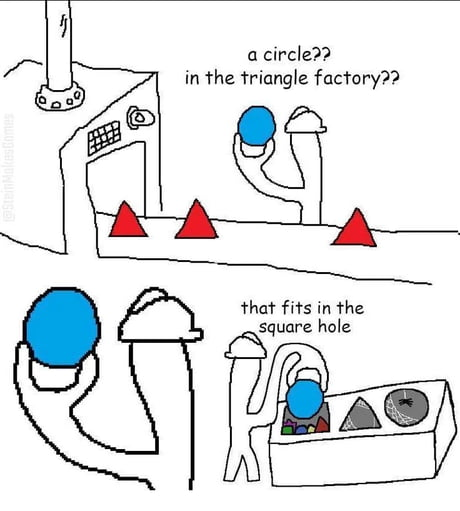
#> input picture 9gag_memes/meme_136.jpg, 460 x 511 px, found by its file name; its folder holds 4 pictures in this run
$ jupyter execute --allow-errors meme_hate_detection-final.ipynb   (shell and % lines are left out)
#> lines starting #> are read from the running program, lines starting #| are printed output that depends on the picture; after the words box and inside, x2 and y2 are one past the last pixel; in counts of white or black regions, pixels touching at a corner belong together
# 🧠 Multimodal Meme Hate Detection
Image + Text fusion using ResNet50 + Bi-GRU

[cell 1]
from google.colab import files

files.upload()  # upload kaggle.json
#> the answer given: meme_100.jpg

[cell 2]
import pandas as pd, os

from google.colab import files

files.upload()  # upload merged_dataset.csv
#> the answer given: meme_106.jpg

merged = pd.read_csv("merged_dataset.csv")
#> (reads merged_dataset.csv from the repository)

[cell 3]
def fix_path(p):

    filename = os.path.basename(p)

    if "9gag" in p or "multimodal" in p:

        return f"/content/multimodal-meme-analyzer/9gag_memes/{filename}"

    else:

        return f"/content/data/img/{filename}"

merged["img"] = merged["img"].apply(fix_path)

## 1. Imports & Setup

[cell 4]
import os, re, json, random
from collections import Counter

import numpy as np
import pandas as pd
from PIL import Image, ImageFilter, ImageEnhance, ImageOps
import matplotlib.pyplot as plt

import torch
import torch.nn as nn
from torch.utils.data import Dataset, DataLoader
import torchvision.transforms as T
import torchvision.models as models

from sklearn.model_selection import train_test_split
from sklearn.metrics import (
    accuracy_score, f1_score,
    confusion_matrix, classification_report
)

#> (the rest of this cell did not finish here and is left out)

## 2. Load & Validate Dataset

[cell 5]
df = pd.read_csv('merged_dataset.csv')

# Validate images exist
missing = df['img'].apply(lambda p: not os.path.exists(p)).sum()
print(f'Shape: {df.shape}')
print(f'Missing images: {missing}')  # should be 0
print(df['label'].value_counts())

#> (the rest of this cell did not finish here and is left out)

## 3. Train / Validation Split

#> (a cell that did not finish here is left out)

## 4. Vocabulary

[cell 7]
# [4 lines left out: function tokenize, not called in this run]

class Vocab:
    def __init__(self, max_size=10000):
        self.word2idx = {'<PAD>': 0, '<UNK>': 1}
        self.counter  = Counter()
        self.max_size = max_size

    # [10 lines left out: functions build, encode, not called in this run]

vocab = Vocab()
#> (the rest of this cell did not finish here and is left out)

## 5. Dataset & DataLoaders

[cell 8]
IMG_SIZE = 224
MAX_LEN  = 50

#> (the rest of this cell did not finish here and is left out)

## 6. Model

[cell 9]
class MemeModel(nn.Module):
    def __init__(self, vocab_size):
        super().__init__()

        # CNN backbone (ResNet50)
        resnet = models.resnet50(weights=models.ResNet50_Weights.IMAGENET1K_V2)
        self.cnn    = nn.Sequential(*list(resnet.children())[:-1])
        self.img_fc = nn.Linear(2048, 256)

        # Text encoder (Bi-GRU)
        self.embed = nn.Embedding(vocab_size, 128, padding_idx=0)
        self.gru   = nn.GRU(128, 128, batch_first=True, bidirectional=True)

        # Classifier
        self.classifier = nn.Sequential(
            nn.Linear(256 + 256, 256),
            nn.ReLU(),
            nn.Dropout(0.3),
            nn.Linear(256, 1)
        )

    # [5 lines left out: function forward, not called in this run]

#> (the rest of this cell did not finish here and is left out)

## 7. Training

[cell 10]
# [21 lines left out: functions train_epoch, eval_epoch, not called in this run]

best_f1, patience, counter = 0, 3, 0

for epoch in range(50):
    loss        = train_epoch()
    f1, _, _    = eval_epoch()
    print(f'Epoch {epoch+1:02d} | Loss: {loss:.4f} | F1: {f1:.4f}')

    if f1 > best_f1:
        best_f1 = f1
        counter = 0
        torch.save(model.state_dict(), 'best.pt')
        print('  ✅ Saved best model')
    else:
        counter += 1
        print(f'  No improvement {counter}/{patience}')
        if counter >= patience:
            print('Early stopping triggered.')
            break

## 8. Evaluation on Validation Set

#> (a cell that did not finish here is left out)

## 9. OCR — Improved Text Extraction

Standard Tesseract OCR performs poorly on memes due to:
- Impact/bold fonts on complex backgrounds
- Low contrast between text and image
- Noisy or colorful backgrounds

This pipeline applies adaptive preprocessing before OCR and tries multiple configs, keeping the best result.

[cell 12]
from google.colab import files
uploaded = files.upload()
#> the answer given: meme_12.jpg
#> the answer given: meme_136.jpg

[cell 13]
import cv2
import pytesseract

def preprocess_for_ocr(img_path):
    """Return a list of preprocessed images to try OCR on."""
#> called with img_path = 'meme_136.jpg'
    img_bgr  = cv2.imread(img_path)
#> img_bgr is the input picture: shape (511, 460, 3); mean B, G, R 231.8, 229.8, 227.5
    img_rgb  = cv2.cvtColor(img_bgr, cv2.COLOR_BGR2RGB)
    gray     = cv2.cvtColor(img_bgr, cv2.COLOR_BGR2GRAY)
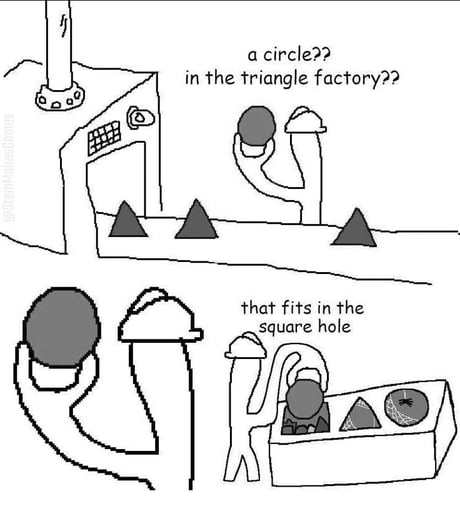
#> gray: shape (511, 460); min 0, max 255, mean 229.4

    candidates = []

    # 1. Raw grayscale
    candidates.append(gray)

    # 2. Upscale 2x (helps small fonts)
    h, w  = gray.shape
#> h = 511; w = 460
    large = cv2.resize(gray, (w*2, h*2), interpolation=cv2.INTER_CUBIC)
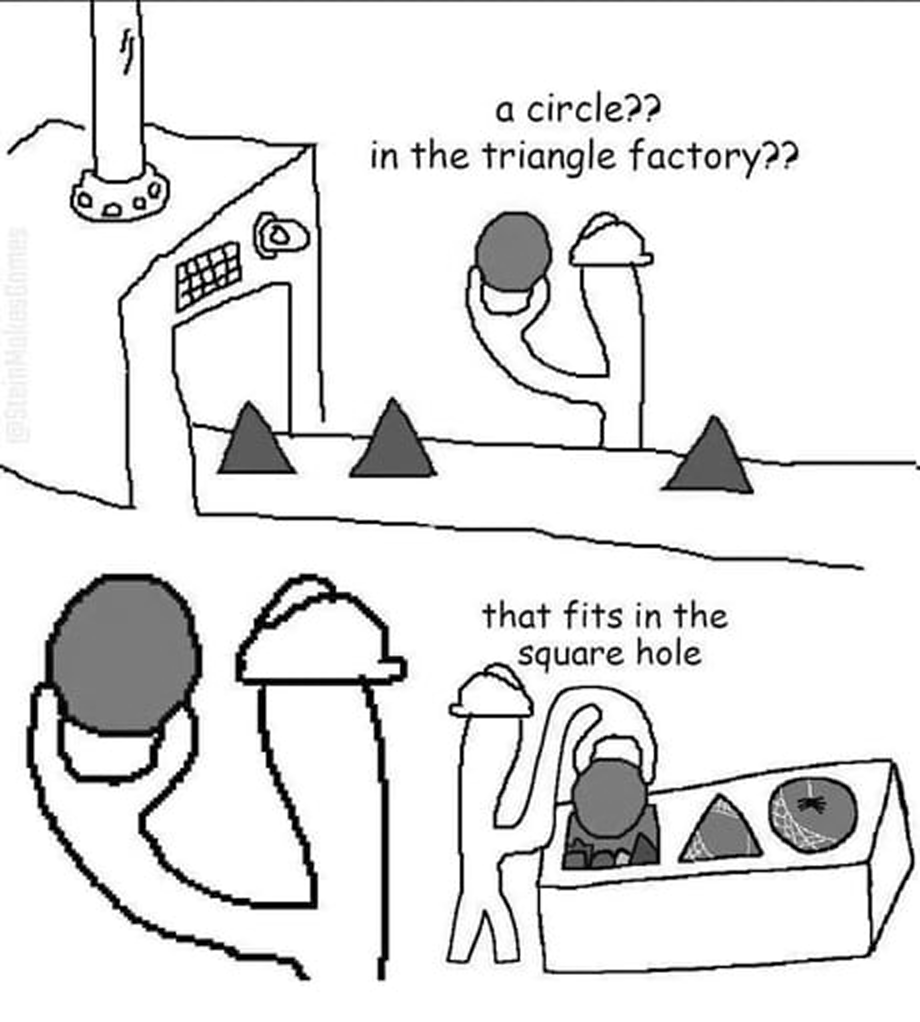
#> large: shape (1022, 920); min 0, max 255, mean 229.2
    candidates.append(large)

    # 3. Adaptive threshold (handles uneven background)
    blurred = cv2.GaussianBlur(large, (3, 3), 0)
    adaptive = cv2.adaptiveThreshold(
        blurred, 255,
        cv2.ADAPTIVE_THRESH_GAUSSIAN_C,
        cv2.THRESH_BINARY, 31, 10
    )
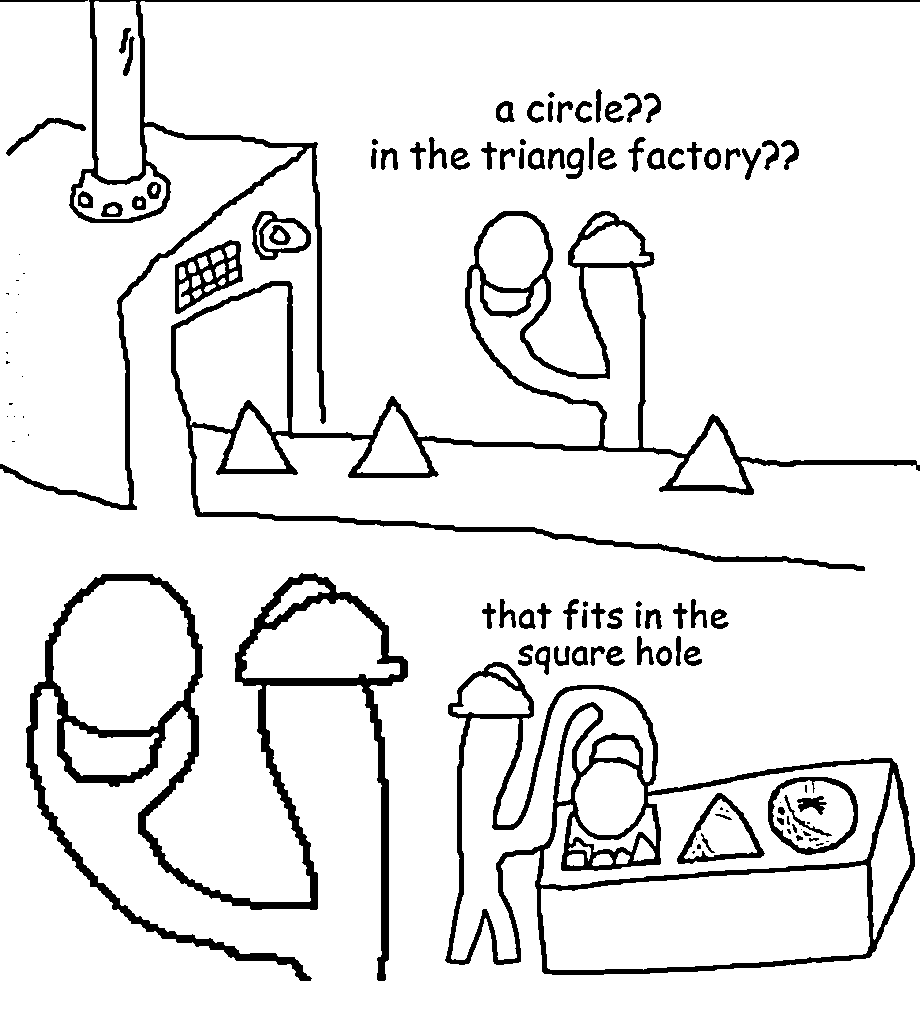
#> adaptive: shape (1022, 920); 90.9% white; 115 black regions (28 under 20 px), largest, box (x1, y1, x2, y2) and area: (26, 573, 408, 981) 20524, (171, 211, 920, 571) 19381, (445, 662, 915, 975) 17782
    candidates.append(adaptive)

    # 4. Inverted adaptive (white-on-dark text common in memes)
    candidates.append(cv2.bitwise_not(adaptive))

    # 5. CLAHE — boosts local contrast
    clahe  = cv2.createCLAHE(clipLimit=3.0, tileGridSize=(8,8))
    enhanced = clahe.apply(large)
    _, otsu = cv2.threshold(enhanced, 0, 255, cv2.THRESH_BINARY + cv2.THRESH_OTSU)
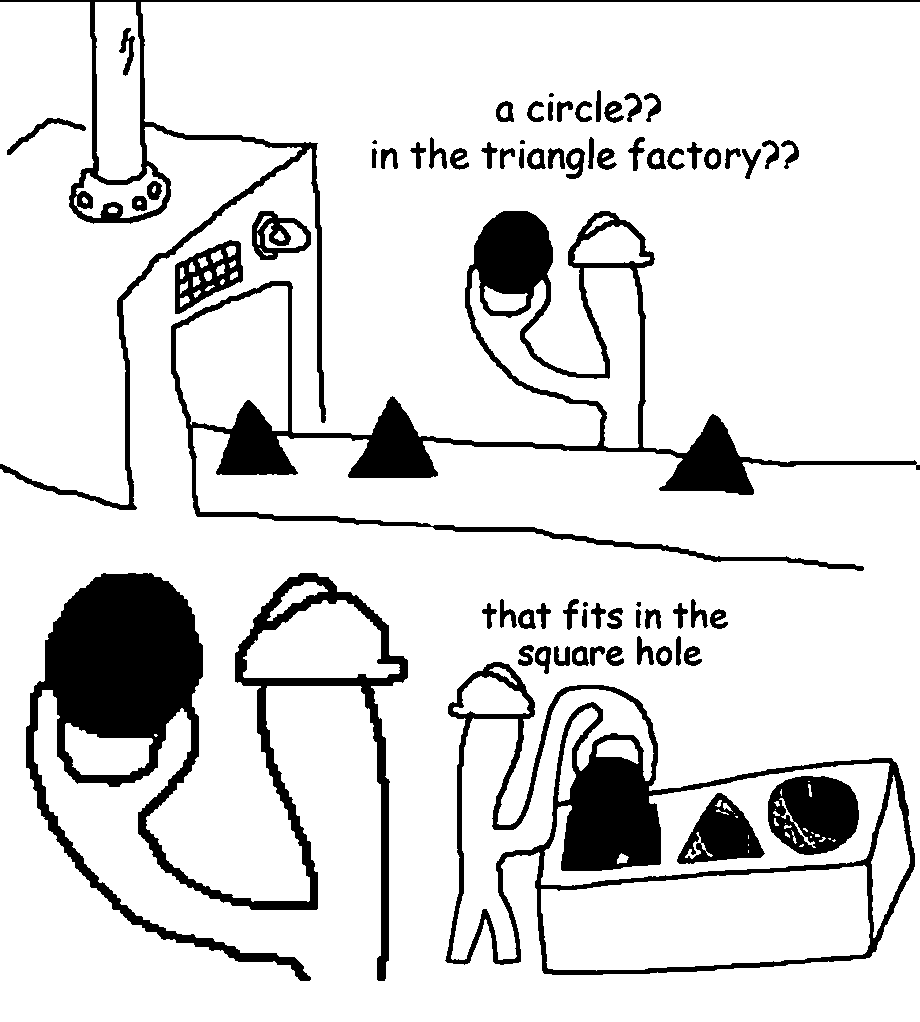
#> otsu: shape (1022, 920); 86.3% white; 71 black regions (4 under 20 px), largest, box (x1, y1, x2, y2) and area: (26, 573, 408, 981) 39452, (171, 211, 920, 571) 30465, (445, 662, 915, 975) 24284
    candidates.append(otsu)

    # 6. Morphological dilation to thicken thin text
    kernel   = cv2.getStructuringElement(cv2.MORPH_RECT, (2, 2))
    dilated  = cv2.dilate(otsu, kernel, iterations=1)
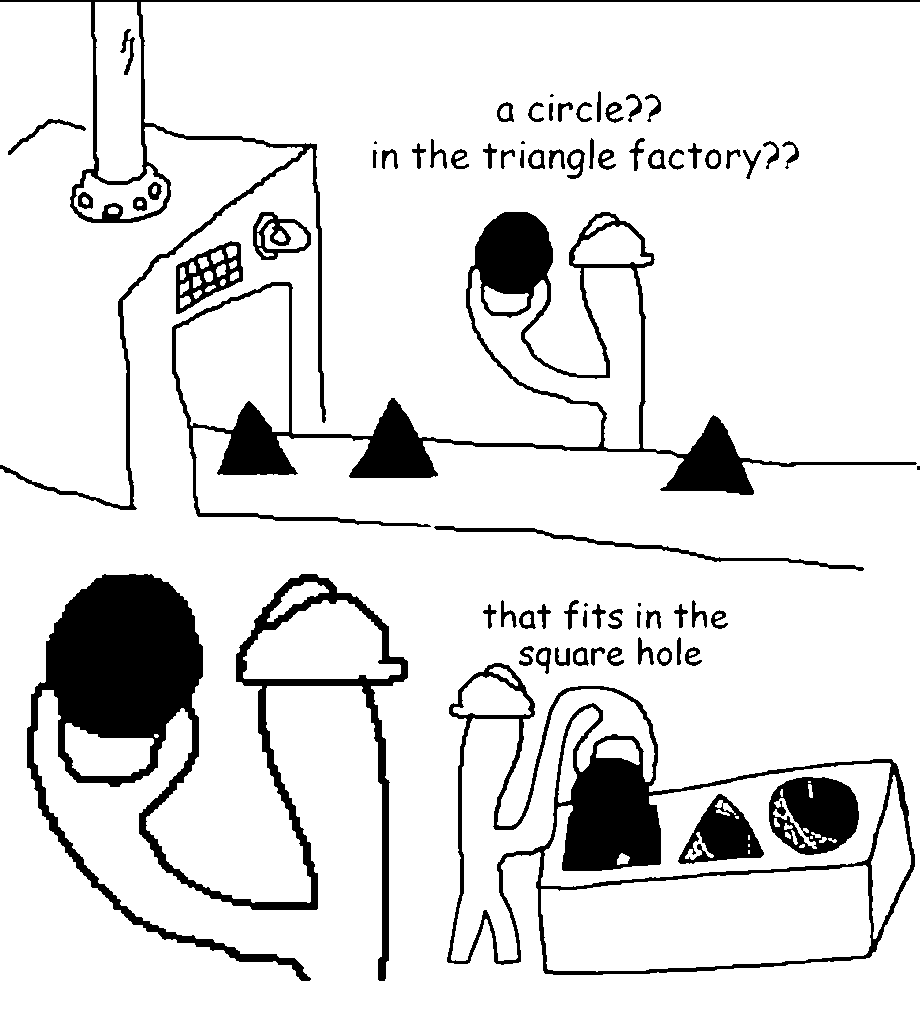
#> dilated: shape (1022, 920); 88.1% white; 74 black regions (6 under 20 px), largest, box (x1, y1, x2, y2) and area: (27, 574, 408, 981) 36622, (172, 212, 917, 527) 25016, (447, 663, 915, 975) 20588
    candidates.append(dilated)

    return candidates


def ocr_best(img_path, debug=False):
    """
    Run Tesseract with multiple preprocessing strategies and PSM configs.
    Returns the extraction with the most characters (best attempt).
    """
    configs = [
        '--oem 3 --psm 6',   # Assume uniform block of text
        '--oem 3 --psm 11',  # Sparse text — no order assumed
        '--oem 3 --psm 3',   # Fully automatic page segmentation
    ]

    preprocessed = preprocess_for_ocr(img_path)
#> preprocessed = 6 items
    best_text, best_len = '', 0

    for proc_img in preprocessed:
        pil_img = Image.fromarray(proc_img)
        for cfg in configs:
            try:
                text = pytesseract.image_to_string(pil_img, config=cfg).strip()
                if debug:
                    print(f'[cfg={cfg}] ({len(text)} chars): {text[:80]}')
                if len(text) > best_len:
                    best_len  = len(text)
                    best_text = text
            except Exception as e:
                if debug: print('Error:', e)
#> this loop made 1 pass
#> after the loop, best_len = 0; best_text = ''

    # Clean up common OCR noise
    best_text = re.sub(r'[^\w\s\'\"\!\?\.,]', ' ', best_text)
    best_text = re.sub(r'\s+', ' ', best_text).strip()

    return best_text


# Quick test
#> (the rest of this cell did not finish here and is left out)

## 10. Predict on User-Uploaded Image

[cell 14]
def predict(img_path, text=None, threshold=0.4, debug_ocr=False):
    """
    Predict whether a meme is hateful.
    - If text is None, OCR is run automatically.
    - Returns (probability, label)
    """
    if not os.path.exists(img_path):
        print('❌ Image not found:', img_path)
        return None

    # Auto-extract text if not provided
    if text is None:
        print('Running OCR...')
        text = ocr_best(img_path, debug=debug_ocr)
        print('Extracted text:', repr(text))

    img    = transform(Image.open(img_path).convert('RGB')).unsqueeze(0).to(DEVICE)
    tokens = torch.tensor(vocab.encode(text, MAX_LEN)).unsqueeze(0).to(DEVICE)

    model.eval()
    with torch.no_grad():
        prob = torch.sigmoid(model(img, tokens)).item()

    label = int(prob > threshold)
    print(f'Probability : {prob:.4f}')
    print(f'Prediction  : {"HATEFUL 🚨" if label else "NOT HATEFUL ✅"}')
    return prob, label


# --- Upload & test ---
from google.colab import files

uploaded = files.upload()
img_path = list(uploaded.keys())[0]

predict(img_path, text=None, debug_ocr=True)
#> (the call stopped at in ocr_best, `text = pytesseract.image_to_string(pil_img, config=cfg).strip()`: pytesseract is not available in this run)
